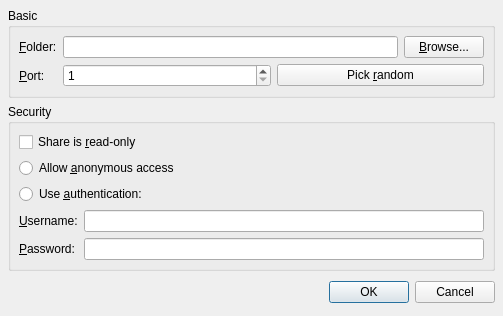
<ui version="4.0" >
 <author></author>
 <comment></comment>
 <exportmacro></exportmacro>
 <class>ShareSettings</class>
 <widget class="QDialog" name="ShareSettings" >
  <property name="geometry" >
   <rect>
    <x>0</x>
    <y>0</y>
    <width>503</width>
    <height>298</height>
   </rect>
  </property>
  <property name="windowTitle" >
   <string>Share settings</string>
  </property>
  <layout class="QVBoxLayout" >
   <property name="margin" >
    <number>8</number>
   </property>
   <property name="spacing" >
    <number>6</number>
   </property>
   <item>
    <widget class="QGroupBox" name="groupBox" >
     <property name="title" >
      <string>Basic</string>
     </property>
     <layout class="QGridLayout" >
      <property name="margin" >
       <number>8</number>
      </property>
      <property name="spacing" >
       <number>6</number>
      </property>
      <item row="1" column="1" >
       <layout class="QHBoxLayout" >
        <property name="margin" >
         <number>0</number>
        </property>
        <property name="spacing" >
         <number>6</number>
        </property>
        <item>
         <widget class="QSpinBox" name="port" >
          <property name="maximum" >
           <number>65535</number>
          </property>
          <property name="minimum" >
           <number>1</number>
          </property>
         </widget>
        </item>
        <item>
         <widget class="QPushButton" name="portPickRandom" >
          <property name="text" >
           <string>Pick &amp;random</string>
          </property>
         </widget>
        </item>
       </layout>
      </item>
      <item row="1" column="0" >
       <widget class="QLabel" name="label_2" >
        <property name="text" >
         <string>&amp;Port:</string>
        </property>
        <property name="buddy" >
         <cstring>port</cstring>
        </property>
       </widget>
      </item>
      <item row="0" column="0" >
       <widget class="QLabel" name="label" >
        <property name="text" >
         <string>&amp;Folder:</string>
        </property>
        <property name="buddy" >
         <cstring>folder</cstring>
        </property>
       </widget>
      </item>
      <item row="0" column="1" >
       <layout class="QHBoxLayout" >
        <property name="margin" >
         <number>0</number>
        </property>
        <property name="spacing" >
         <number>6</number>
        </property>
        <item>
         <widget class="QLineEdit" name="folder" />
        </item>
        <item>
         <widget class="QPushButton" name="folderBrowse" >
          <property name="text" >
           <string>&amp;Browse...</string>
          </property>
         </widget>
        </item>
       </layout>
      </item>
     </layout>
    </widget>
   </item>
   <item>
    <widget class="QGroupBox" name="groupBox_2" >
     <property name="title" >
      <string>Security</string>
     </property>
     <layout class="QVBoxLayout" >
      <property name="margin" >
       <number>8</number>
      </property>
      <property name="spacing" >
       <number>6</number>
      </property>
      <item>
       <widget class="QCheckBox" name="readOnly" >
        <property name="text" >
         <string>Share is &amp;read-only</string>
        </property>
       </widget>
      </item>
      <item>
       <widget class="QRadioButton" name="anonymous" >
        <property name="text" >
         <string>Allow &amp;anonymous access</string>
        </property>
       </widget>
      </item>
      <item>
       <widget class="QRadioButton" name="authentication" >
        <property name="text" >
         <string>Use &amp;authentication:</string>
        </property>
       </widget>
      </item>
      <item>
       <layout class="QGridLayout" >
        <property name="margin" >
         <number>0</number>
        </property>
        <property name="spacing" >
         <number>6</number>
        </property>
        <item row="0" column="1" >
         <widget class="QLabel" name="usernameLabel" >
          <property name="text" >
           <string>&amp;Username:</string>
          </property>
          <property name="buddy" >
           <cstring>username</cstring>
          </property>
         </widget>
        </item>
        <item row="1" column="2" >
         <widget class="QLineEdit" name="password" >
          <property name="echoMode" >
           <enum>QLineEdit::Password</enum>
          </property>
         </widget>
        </item>
        <item row="1" column="1" >
         <widget class="QLabel" name="passwordLabel" >
          <property name="text" >
           <string>&amp;Password:</string>
          </property>
          <property name="buddy" >
           <cstring>password</cstring>
          </property>
         </widget>
        </item>
        <item row="0" column="2" >
         <widget class="QLineEdit" name="username" />
        </item>
       </layout>
      </item>
     </layout>
    </widget>
   </item>
   <item>
    <spacer>
     <property name="orientation" >
      <enum>Qt::Vertical</enum>
     </property>
     <property name="sizeHint" >
      <size>
       <width>20</width>
       <height>40</height>
      </size>
     </property>
    </spacer>
   </item>
   <item>
    <layout class="QHBoxLayout" >
     <property name="margin" >
      <number>0</number>
     </property>
     <property name="spacing" >
      <number>6</number>
     </property>
     <item>
      <spacer>
       <property name="orientation" >
        <enum>Qt::Horizontal</enum>
       </property>
       <property name="sizeHint" >
        <size>
         <width>131</width>
         <height>31</height>
        </size>
       </property>
      </spacer>
     </item>
     <item>
      <widget class="QPushButton" name="okButton" >
       <property name="text" >
        <string>OK</string>
       </property>
       <property name="default" >
        <bool>true</bool>
       </property>
      </widget>
     </item>
     <item>
      <widget class="QPushButton" name="cancelButton" >
       <property name="text" >
        <string>Cancel</string>
       </property>
      </widget>
     </item>
    </layout>
   </item>
  </layout>
 </widget>
 <pixmapfunction></pixmapfunction>
 <tabstops>
  <tabstop>folder</tabstop>
  <tabstop>folderBrowse</tabstop>
  <tabstop>port</tabstop>
  <tabstop>portPickRandom</tabstop>
  <tabstop>readOnly</tabstop>
  <tabstop>anonymous</tabstop>
  <tabstop>authentication</tabstop>
  <tabstop>username</tabstop>
  <tabstop>password</tabstop>
  <tabstop>okButton</tabstop>
  <tabstop>cancelButton</tabstop>
 </tabstops>
 <resources>
  <include location="netek_icons.qrc" />
 </resources>
 <connections>
  <connection>
   <sender>okButton</sender>
   <signal>clicked()</signal>
   <receiver>ShareSettings</receiver>
   <slot>accept()</slot>
   <hints>
    <hint type="sourcelabel" >
     <x>401</x>
     <y>637</y>
    </hint>
    <hint type="destinationlabel" >
     <x>96</x>
     <y>254</y>
    </hint>
   </hints>
  </connection>
  <connection>
   <sender>cancelButton</sender>
   <signal>clicked()</signal>
   <receiver>ShareSettings</receiver>
   <slot>reject()</slot>
   <hints>
    <hint type="sourcelabel" >
     <x>492</x>
     <y>637</y>
    </hint>
    <hint type="destinationlabel" >
     <x>179</x>
     <y>282</y>
    </hint>
   </hints>
  </connection>
 </connections>
</ui>
